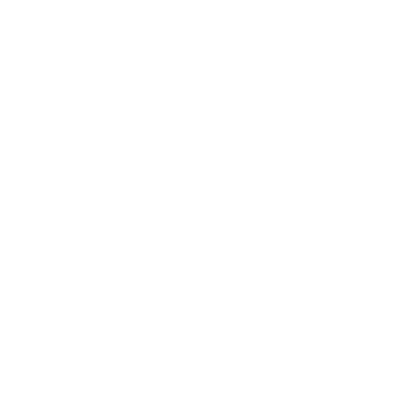
Frame 1 (no input)
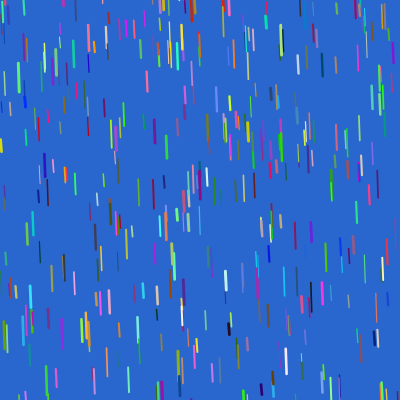
Frame 60 (no input)
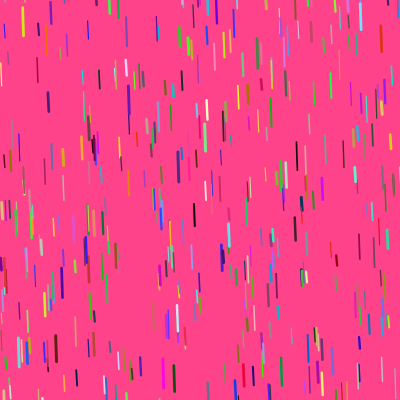
Frame 120 (the mouse pressed at the canvas centre since frame 60)

The p5.js sketch that drew these frames (run headless with seeded random() and noise() and a simulated clock; from frame 60 on, the mouse is pressed at the canvas centre):

// p5.js sketch
// ── sketch.js
var drops = [];
var angle = Math.random(1,3);
var r;var g;var b;
function setup(){
    
    createCanvas(400,400);
    for (var i = 0; i<500; i++){
        drops[i] = new Rain(random(0,400),random(-100,-500));
    }
}
function draw(){
    frameRate(24);
    if(frameCount%30===0){
        r = Math.round(Math.random()*255);
    b = Math.round(Math.random()*255);
    g = Math.round(Math.random()*255);
    }
    
    console.log(r);
    console.log(b);
    console.log(g);
    background(r,g,b);
    for (var i = 0; i < drops.length; i++) {
        drops[i].fall();
        drops[i].display();
    }
    
}
// ── rain.js
class Rain{
    constructor(x,y){
        this.x = x;
        this.y = y;
        this.length = random(10,30);
        this.speed = random(10,18);
        this.angular = angle;
        this.thick = random(1,3);

    }
    display(){
        strokeWeight(this.thick);
        stroke(random(255), random(255), random(255));
        line(this.x,this.y,this.x+this.angular,this.y+this.length);
    }
    fall(){
        this.y = this.y+this.speed;
        if (this.y > height) {
            this.y = random(-200, -100);
            this.speed = random(10,20);
          }
    }
}
